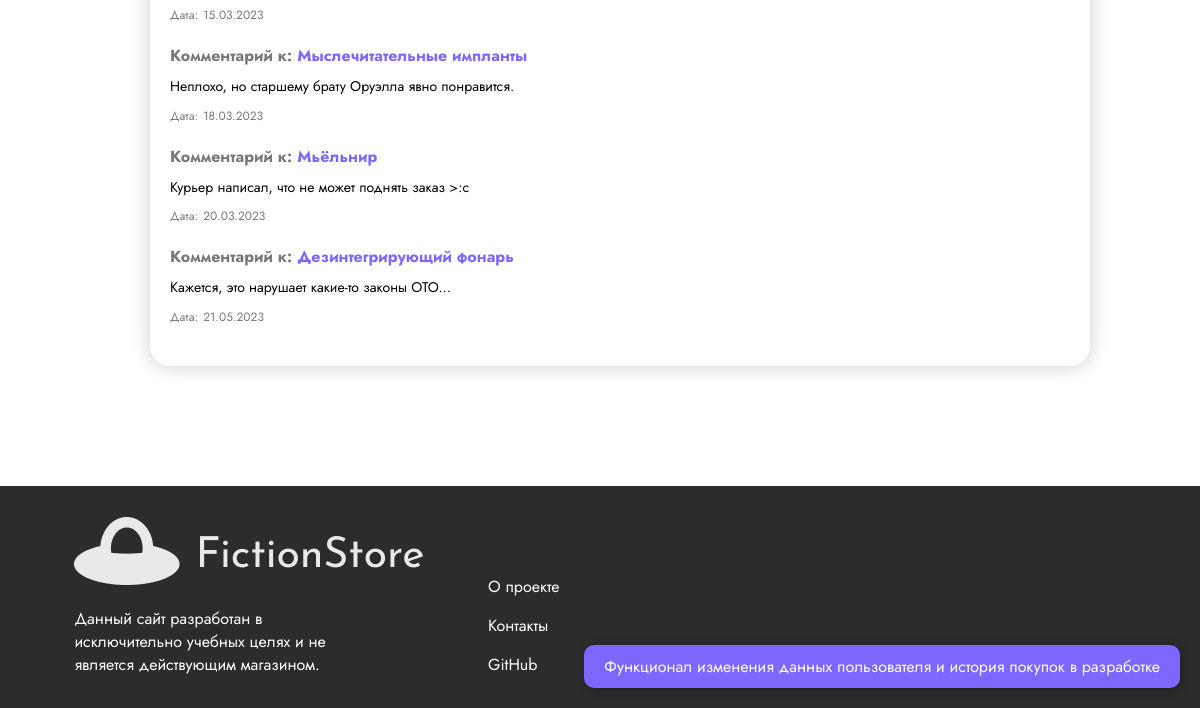
The app's page /profile (signed in, lower part), older data.
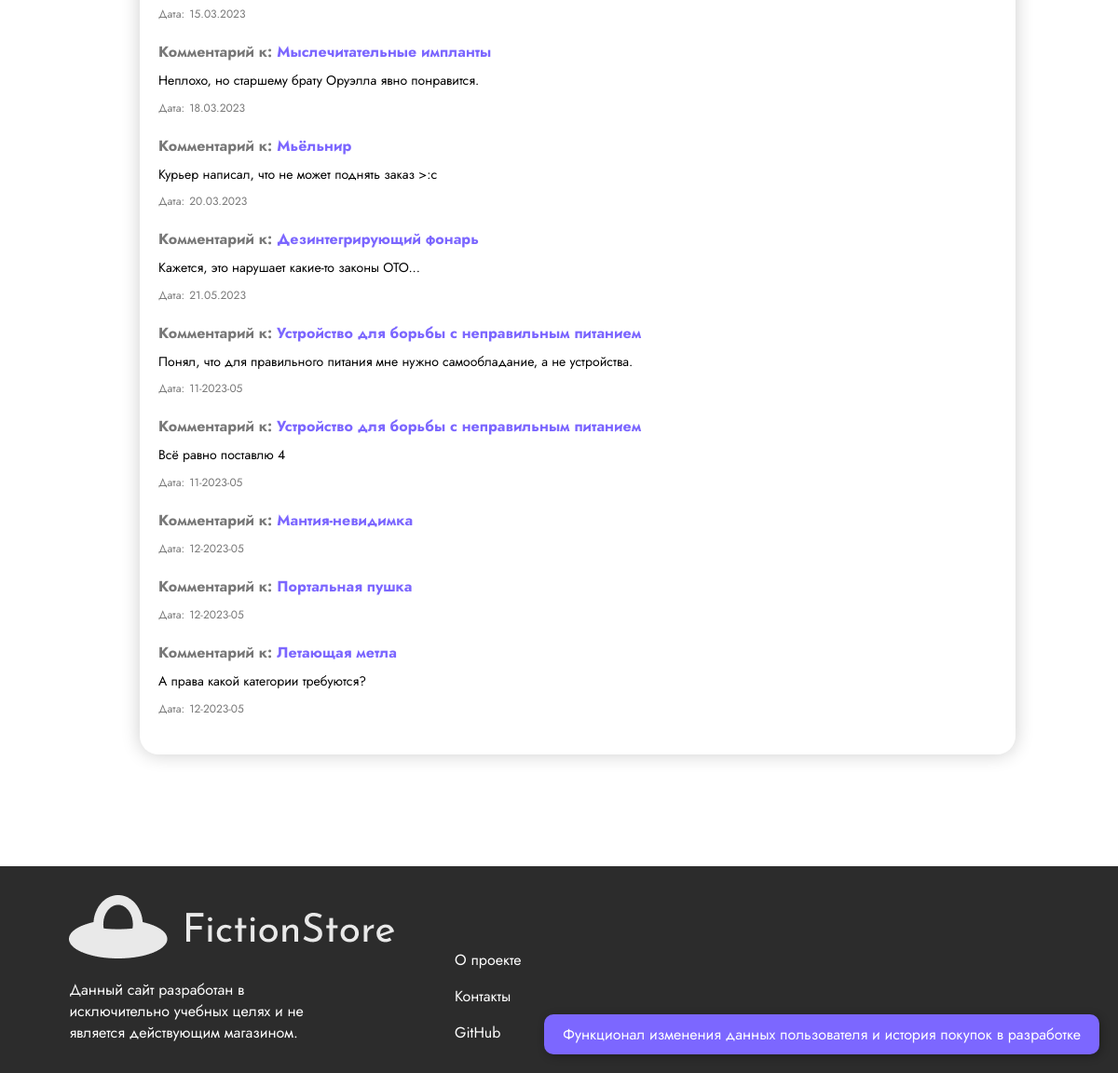
The same page, newer data.
### app/models.py (models this page shows)
class Comment(db.Model):
    __tablename__ = "comment"
    id          = db.Column(db.Integer, primary_key=True)
    user_id     = db.Column(db.Integer, db.ForeignKey('user.id'))
    item_id     = db.Column(db.Integer, db.ForeignKey('item.id'))
    date        = db.Column(db.String(10), nullable=False) # "day.month.year"
    score       = db.Column(db.Integer, nullable=False)
    pros        = db.Column(db.String(400))
    cons        = db.Column(db.String(400))
    text        = db.Column(db.String(800))

class Item(db.Model):
    __tablename__ = "item"
    id              = db.Column(db.Integer, primary_key=True)
    title           = db.Column(db.String(100), nullable=False)
    price           = db.Column(db.Float, nullable=False)
    description     = db.Column(db.String(1000), nullable=False)
    images          = db.Column(db.JSON) # [ "str", ... ]
    colors          = db.Column(db.JSON) # [ "str", ... ]
    science         = db.Column(db.JSON) # [ "str", ... ]
    comments        = db.relationship("Comment", backref="item")

### app/controllers.py (the view)
@app.route('/profile', methods=['GET'])
def profile():
    if not (user := authToken(request)):
        return redirect('/login')
    favs_len, basket_len = favs_basket_len(user, False)
    return render_template('profile.html', favs_len=favs_len,
                           basket_len=basket_len, user=user)

### app/controllers.py (called while the page is built)
def authToken(request):
    token = request.cookies.get('token')
    if token and (user := db.session.query(User).filter_by(token=token).first()):
        return user
    return False

def favs_basket_len(user, cookies):
    if user:
        return len(user.favourites), len(user.basket)
    return len(cookies.get('favourites') or "")//2, len(cookies.get('basket') or "")//2

### app/templates/profile.html (shortened to what this page needs)
<!DOCTYPE html>
<html>
<head>
    <link rel="stylesheet" href="static/styles/style.css">
</head>
<body>
<div class="types">
    <div class="catalog">
        <form class="itemcomm_form" style="margin-top: 5%">
            <ul class="profilepage_comments">
                {% for comment in user.comments %}
                <li>
                    <h4 class="profilepage_comment-item"><a href="/product?id={{ comment.item.id }}">{{ comment.item.title }}</a></h4>
                    <p class="profilepage_comment-text">{{ comment.text }}</p>
                    <div class="profilepage_comment-metadata">
                        <span class="profilepage_comment-date">{{ comment.date }}</span>
                    </div>
                </li>
                {% endfor %}
            </ul>
        </form>
    </div>
</div>
<div class="notification">
</div>
<footer>
    <div class="annotation">
        <img src="static/img/gui/white_logo.png">
        <p>Данный сайт разработан в исключительно учебных целях и не является действующим магазином.</p>
    </div>
    <div class="nav_footer">
        <a href="https://github.com/BeidinaDaria/Fiction-store/blob/main/README.md">
            <p>О проекте</p>
        </a>
        <a href="https://github.com/BeidinaDaria/Fiction-store/blob/main/README.md">
            <p>Контакты</p>
        </a>
        <a href="https://github.com/BeidinaDaria/Fiction-store.git">
            <p>GitHub</p>
        </a>
    </div>
</footer>
</body>
</html>

### app/static/styles/style.css (style rules this page uses)
body, html { margin: 0; overflow-x: hidden; }
* { font-family: 'Jost', sans-serif; }
a { text-decoration: none; color: rgba(124, 103, 255, 1); }
@media (min-width: 900px) { span { display: flex; flex-direction: row; } }
@media (min-width: 900px) { footer { background: rgba(44, 44, 44, 1); margin-top: 10%; padding: 1rem; } }
@media (min-width: 900px) { footer > .annotation, footer > .nav_footer { display: inline-block; color: white; } }
@media (min-width: 900px) { footer > .annotation { width: 25%; margin-left: 5%; padding-top: 15px; } }
@media (min-width: 900px) { footer > .annotation > p { color: white; } }
@media (min-width: 900px) { footer > .nav_footer { margin-left: 10%; } }
@media (min-width: 900px) { footer > .nav_footer > a { color: white; } }
@media (min-width: 900px) { form { border: rgba(177, 177, 177, 0.42); } }
@media (min-width: 900px) { .types { display: flex; flex-direction: row; justify-content: space-around; } }
@media (min-width: 900px) { .types > .catalog { display: flex; flex-direction: column; width: 75%; flex-wrap: wrap; } }
.itemcomm_form { width: 100%; margin: 0 auto; background-color: #fff; padding: 20px; box-shadow: 0px 0px 20px rgba(0, 0, 0, 0.2); border-radius: 20px; }
html, body { max-width: 100%; overflow-x: hidden; }
.notification { position: fixed; bottom: 20px; right: 20px; padding: 10px 20px; background-color: rgba(124, 103, 255, 1); border-radius: 10px; box-shadow: 2px 2px 10px rgba(0, 0, 0, 0.3); color: #fff; opacity: 0; visibility: hidden; transition: all 0.5s ease-in-out; }
.notification.show { opacity: 1; visibility: visible; }
.profilepage_comments { list-style-type: none; margin: 0; padding: 0; }
.profilepage_comments li { margin-bottom: 20px; }
.profilepage_comment-item { margin-top: 0; margin-bottom: 10px; font-size: 16px; font-weight: bold; }
.profilepage_comment-item::before { display: inline-block; margin-right: 5px; content: "Комментарий к: "; color: #787878; }
.profilepage_comment-text { margin: 0; margin-bottom: 10px; font-size: 14px; line-height: 1.4; }
.profilepage_comment-metadata { font-size: 12px; color: #787878; }
.profilepage_comment-date, .profilepage_comment-time { margin-right: 10px; }
.profilepage_comment-date::before { content: 'Дата:'; }
.profilepage_comment-metadata span::before { display: inline-block; margin-right: 5px; }

Row changes from the older to the newer data that the page shows:
added Comment: item "Устройство для борьбы с неправильным питанием", text "Понял, что для правильного питания мне нужно самообладание, а не устройства.", date "11-2023-05"
added Comment: item "Устройство для борьбы с неправильным питанием", text "Всё равно поставлю 4", date "11-2023-05"
added Comment: item "Мантия-невидимка", date "12-2023-05"
added Comment: item "Портальная пушка", date "12-2023-05"
added Comment: item "Летающая метла", text "А права какой категории требуются?", date "12-2023-05"
